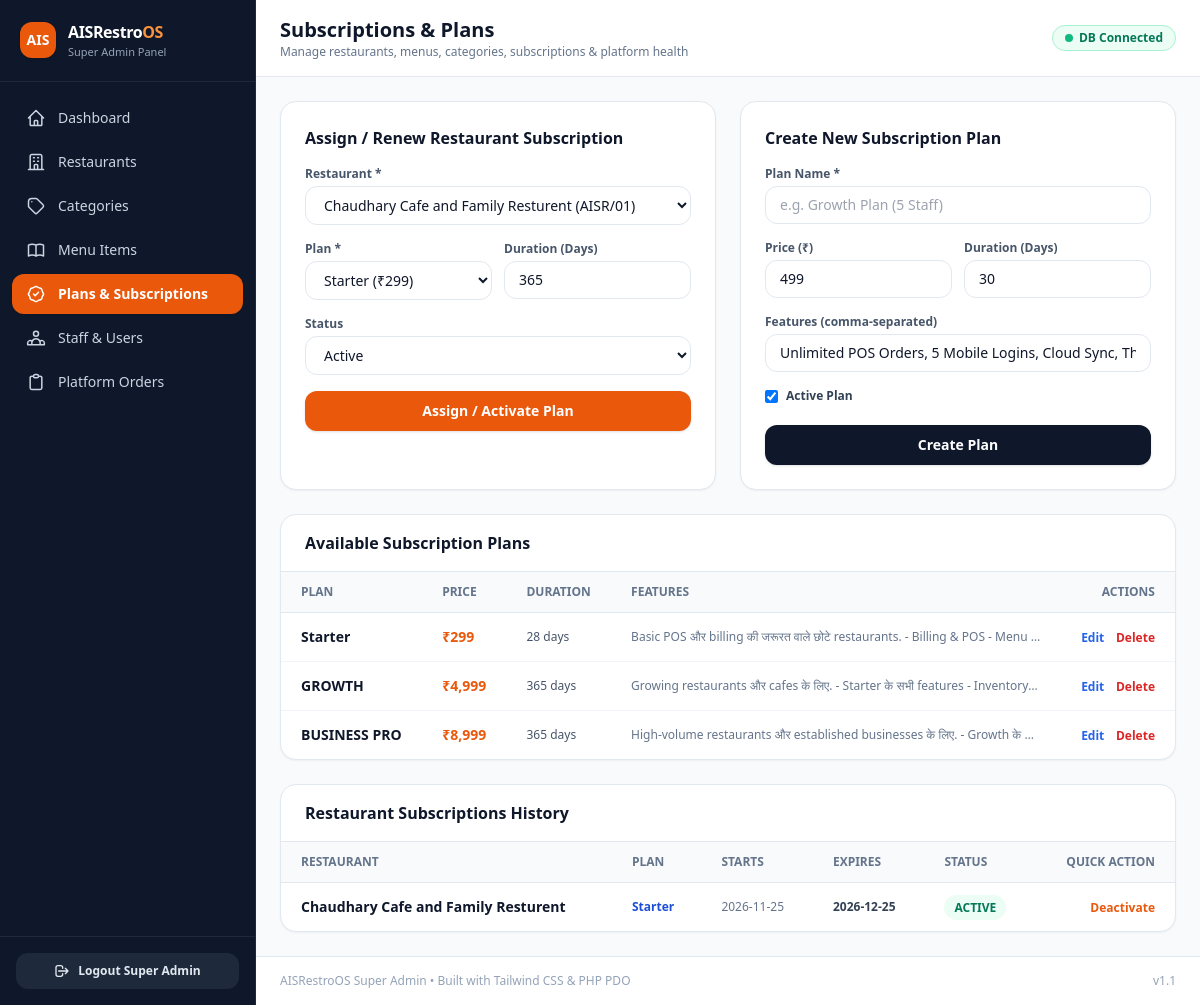
/admin/subscriptions.php (signed in), run on the app's committed database.
### tables this page shows
CREATE TABLE `subscription_plans` (
  `id` char(36) NOT NULL,
  `name` varchar(255) NOT NULL,
  `price` decimal(10,2) NOT NULL,
  `features` text DEFAULT NULL,
  `duration_days` int(11) NOT NULL DEFAULT 30,
  `is_active` tinyint(1) NOT NULL DEFAULT 1,
  `max_branches` int(11) NOT NULL DEFAULT 1,
  `max_staff` int(11) NOT NULL DEFAULT 10,
  `max_devices` int(11) NOT NULL DEFAULT 5,
  `created_at` timestamp NULL DEFAULT NULL,
  `updated_at` timestamp NULL DEFAULT NULL
);

CREATE TABLE `subscriptions` (
  `id` bigint(20) UNSIGNED NOT NULL,
  `restaurant_id` char(36) NOT NULL,
  `subscription_plan_id` char(36) NOT NULL,
  `plan_id` varchar(64) DEFAULT NULL,
  `status` varchar(50) NOT NULL DEFAULT 'ACTIVE',
  `starts_at` timestamp NOT NULL DEFAULT current_timestamp(),
  `ends_at` timestamp NULL DEFAULT NULL,
  `expires_at` datetime DEFAULT NULL,
  `created_at` timestamp NULL DEFAULT NULL,
  `updated_at` timestamp NULL DEFAULT NULL
);

CREATE TABLE `restaurants` (
  `id` char(36) NOT NULL,
  `owner_id` bigint(20) UNSIGNED DEFAULT NULL,
  `name` varchar(255) NOT NULL,
  `slug` varchar(255) NOT NULL,
  `phone` varchar(50) DEFAULT NULL,
  `email` varchar(255) DEFAULT NULL,
  `logo_url` varchar(255) DEFAULT NULL,
  `address` text DEFAULT NULL,
  `currency` varchar(10) NOT NULL DEFAULT 'INR',
  `is_active` tinyint(1) NOT NULL DEFAULT 1,
  `trial_ends_at` timestamp NULL DEFAULT NULL,
  `created_at` timestamp NULL DEFAULT NULL,
  `updated_at` timestamp NULL DEFAULT NULL
);

### admin/config.php (called while the page is built, shortened)
<?php
function e(?string $str): string
{
    return htmlspecialchars((string)$str, ENT_QUOTES, 'UTF-8');
}
function getAllRestaurants(PDO $pdo): array
{
    try {
        return $pdo->query("SELECT id, name, email, phone, is_active FROM restaurants ORDER BY created_at DESC")->fetchAll();
    } catch (Throwable $e) {
        return [];
    }
}

### admin/subscriptions.php (the view, shortened to what this page needs)
<?php
require_once __DIR__ . '/config.php';
require_once __DIR__ . '/layout.php';
$plans = $pdo ? $pdo->query("SELECT * FROM subscription_plans ORDER BY price ASC")->fetchAll() : [];
$restaurants = $pdo ? getAllRestaurants($pdo) : [];
$subs = $pdo ? $pdo->query(
    "SELECT s.*, r.name AS restaurant_name, p.name AS plan_name, p.price AS plan_price
     FROM subscriptions s
     LEFT JOIN restaurants r ON r.id = s.restaurant_id
     LEFT JOIN subscription_plans p ON (p.id = s.plan_id OR p.id = s.subscription_plan_id)
     ORDER BY s.created_at DESC"
)->fetchAll() : [];
$editPlan = null;
?>
<div class="grid grid-cols-1 lg:grid-cols-2 gap-6">
    <div class="bg-white rounded-2xl border border-slate-200 p-6 shadow-sm">
        <h2 class="text-base font-bold text-slate-900 mb-4">Assign / Renew Restaurant Subscription</h2>
        <form method="POST" class="space-y-4">
            <div>
                <label class="block text-xs font-semibold text-slate-600 mb-1">Restaurant *</label>
                <select name="restaurant_id" required class="w-full px-3.5 py-2 rounded-xl border border-slate-200 text-sm bg-white">
                    <?php foreach ($restaurants as $r): ?>
                        <option value="<?= e($r['id']) ?>"><?= e($r['name']) ?> (<?= e($r['id']) ?>)</option>
                    <?php endforeach; ?>
                </select>
            </div>
            <div class="grid grid-cols-2 gap-3">
                <div>
                    <label class="block text-xs font-semibold text-slate-600 mb-1">Plan *</label>
                    <select name="plan_id" required class="w-full px-3.5 py-2 rounded-xl border border-slate-200 text-sm bg-white">
                        <?php foreach ($plans as $pl): ?>
                            <option value="<?= e($pl['id']) ?>"><?= e($pl['name']) ?> (₹<?= number_format((float)$pl['price'], 0) ?>)</option>
                        <?php endforeach; ?>
                    </select>
                </div>
                <div>
                    <label class="block text-xs font-semibold text-slate-600 mb-1">Duration (Days)</label>
                    <input type="number" name="duration_days" value="365" min="1" class="w-full px-3.5 py-2 rounded-xl border border-slate-200 text-sm">
                </div>
            </div>
            <div>
                <label class="block text-xs font-semibold text-slate-600 mb-1">Status</label>
                <select name="status" class="w-full px-3.5 py-2 rounded-xl border border-slate-200 text-sm bg-white">
                    <option value="active">Active</option>
                </select>
            </div>
            <button type="submit" class="w-full py-2.5 rounded-xl bg-orange-600 hover:bg-orange-700 text-white text-sm font-bold shadow">
                Assign / Activate Plan
            </button>
        </form>
    </div>
    <div class="bg-white rounded-2xl border border-slate-200 p-6 shadow-sm">
        <div class="flex items-center justify-between mb-4">
            <h2 class="text-base font-bold text-slate-900"><?= $editPlan ? 'Edit Plan: ' . e($editPlan['name']) : 'Create New Subscription Plan' ?></h2>
        </div>
        <form method="POST" class="space-y-4">
            <div>
                <label class="block text-xs font-semibold text-slate-600 mb-1">Plan Name *</label>
                <input type="text" name="name" required value="<?= e($editPlan['name'] ?? '') ?>" placeholder="e.g. Growth Plan (5 Staff)"
                       class="w-full px-3.5 py-2 rounded-xl border border-slate-200 text-sm">
            </div>
            <div class="grid grid-cols-2 gap-3">
                <div>
                    <label class="block text-xs font-semibold text-slate-600 mb-1">Price (₹)</label>
                    <input type="number" step="0.01" name="price" value="<?= e($editPlan['price'] ?? '499') ?>"
                           class="w-full px-3.5 py-2 rounded-xl border border-slate-200 text-sm">
                </div>
                <div>
                    <label class="block text-xs font-semibold text-slate-600 mb-1">Duration (Days)</label>
                    <input type="number" name="duration_days" value="<?= e($editPlan['duration_days'] ?? '30') ?>"
                           class="w-full px-3.5 py-2 rounded-xl border border-slate-200 text-sm">
                </div>
            </div>
            <div>
                <label class="block text-xs font-semibold text-slate-600 mb-1">Features (comma-separated)</label>
                <input type="text" name="features" value="<?= e($editPlan['features'] ?? 'Unlimited POS Orders, 5 Mobile Logins, Cloud Sync, Thermal Printing') ?>"
                       class="w-full px-3.5 py-2 rounded-xl border border-slate-200 text-sm">
            </div>
            <label class="inline-flex items-center gap-2 text-xs font-semibold text-slate-700">
                <input type="checkbox" name="is_active" <?= (!isset($editPlan) || (int)$editPlan['is_active'] === 1) ? 'checked' : '' ?> class="rounded">
                Active Plan
            </label>
            <button type="submit" class="w-full py-2.5 rounded-xl bg-slate-900 hover:bg-slate-800 text-white text-sm font-bold shadow">
                <?= $editPlan ? 'Update Plan' : 'Create Plan' ?>
            </button>
        </form>
    </div>
</div>
<div class="bg-white rounded-2xl border border-slate-200 shadow-sm overflow-hidden">
    <div class="px-6 py-4 border-b border-slate-200 font-bold text-slate-900">Available Subscription Plans</div>
    <div class="overflow-x-auto">
        <table class="w-full text-left text-sm">
            <thead class="bg-slate-50 text-xs uppercase text-slate-500 border-b border-slate-200">
                <tr>
                    <th class="px-5 py-3">Plan</th>
                    <th class="px-5 py-3">Price</th>
                    <th class="px-5 py-3">Duration</th>
                    <th class="px-5 py-3">Features</th>
                    <th class="px-5 py-3 text-right">Actions</th>
                </tr>
            </thead>
            <tbody class="divide-y divide-slate-100">
                <?php foreach ($plans as $pl): ?>
                    <tr class="hover:bg-slate-50">
                        <td class="px-5 py-3.5 font-semibold text-slate-900"><?= e($pl['name']) ?></td>
                        <td class="px-5 py-3.5 font-bold text-orange-600">₹<?= number_format((float)$pl['price'], 0) ?></td>
                        <td class="px-5 py-3.5 text-xs text-slate-600"><?= (int)$pl['duration_days'] ?> days</td>
                        <td class="px-5 py-3.5 text-xs text-slate-500 max-w-md truncate"><?= e($pl['features']) ?></td>
                        <td class="px-5 py-3.5 text-right space-x-2">
                            <a href="subscriptions.php?edit_plan=<?= urlencode($pl['id']) ?>" class="text-xs font-semibold text-blue-600 hover:underline">Edit</a>
                            <form method="POST" class="inline" onsubmit="return confirm('Delete plan <?= e($pl['name']) ?>?');">
                                <button type="submit" class="text-xs font-semibold text-red-600 hover:underline">Delete</button>
                            </form>
                        </td>
                    </tr>
                <?php endforeach; ?>
            </tbody>
        </table>
    </div>
</div>
<div class="bg-white rounded-2xl border border-slate-200 shadow-sm overflow-hidden">
    <div class="px-6 py-4 border-b border-slate-200 font-bold text-slate-900">Restaurant Subscriptions History</div>
    <div class="overflow-x-auto">
        <table class="w-full text-left text-sm">
            <thead class="bg-slate-50 text-xs uppercase text-slate-500 border-b border-slate-200">
                <tr>
                    <th class="px-5 py-3">Restaurant</th>
                    <th class="px-5 py-3">Plan</th>
                    <th class="px-5 py-3">Starts</th>
                    <th class="px-5 py-3">Expires</th>
                    <th class="px-5 py-3">Status</th>
                    <th class="px-5 py-3 text-right">Quick Action</th>
                </tr>
            </thead>
            <tbody class="divide-y divide-slate-100">
                <?php foreach ($subs as $s): ?>
                    <tr class="hover:bg-slate-50">
                        <td class="px-5 py-3.5 font-semibold text-slate-900"><?= e($s['restaurant_name'] ?: $s['restaurant_id']) ?></td>
                        <td class="px-5 py-3.5 text-xs font-bold text-blue-700"><?= e($s['plan_name'] ?: $s['plan_id']) ?></td>
                        <td class="px-5 py-3.5 text-xs text-slate-500"><?= e(substr((string)$s['starts_at'], 0, 10)) ?></td>
                        <td class="px-5 py-3.5 text-xs font-semibold text-slate-700"><?= e(substr((string)($s['expires_at'] ?: $s['ends_at']), 0, 10)) ?></td>
                        <td class="px-5 py-3.5">
                            <span class="px-2.5 py-1 rounded-full text-xs font-semibold <?= strtolower($s['status']) === 'active' ? 'bg-emerald-50 text-emerald-700' : 'bg-slate-100 text-slate-600' ?>">
                                <?= e(strtoupper($s['status'])) ?>
                            </span>
                        </td>
                        <td class="px-5 py-3.5 text-right">
                            <form method="POST" class="inline">
                                <button type="submit" class="text-xs font-semibold text-orange-600 hover:underline">
                                    <?= strtolower($s['status']) === 'active' ? 'Deactivate' : 'Activate' ?>
                                </button>
                            </form>
                        </td>
                    </tr>
                <?php endforeach; ?>
            </tbody>
        </table>
    </div>
</div>

### data on the page
subscription_plans: name "Starter", price "299", duration_days "28", features "Basic POS और billing की जरूरत वाले छोटे restaurants. - Billing & POS - Menu…"
subscription_plans: name "GROWTH", price "4,999", duration_days "365", features "Growing restaurants और cafes के लिए. - Starter के सभी features - Inventory…"
subscription_plans: name "BUSINESS PRO", price "8,999", duration_days "365", features "High-volume restaurants और established businesses के लिए. - Growth के…"
subscriptions: restaurant.name "Chaudhary Cafe and Family Resturent", subscription_plan.name "Starter", starts_at "2026-11-25", expires_at "2026-12-25", status "ACTIVE", shows "Deactivate"

### other printed values
$item['label'] "Dashboard"
$item['label'] "Restaurants"
$item['label'] "Categories"
$item['label'] "Menu Items"
$item['label'] "Plans & Subscriptions"
$item['label'] "Staff & Users"
$item['label'] "Platform Orders"
$pageTitle "Subscriptions & Plans"
form field restaurant_id "Chaudhary Cafe and Family Resturent (AISR/01)"
form field plan_id "Starter (₹299)"
